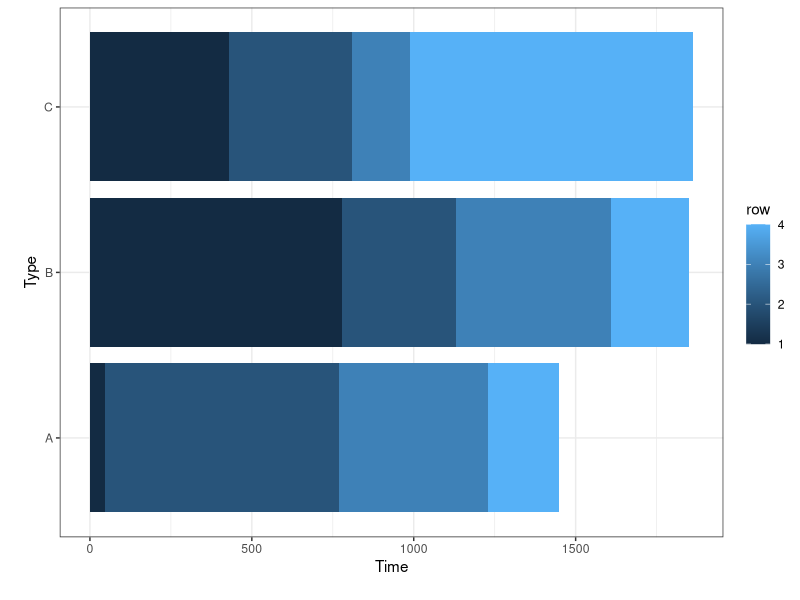
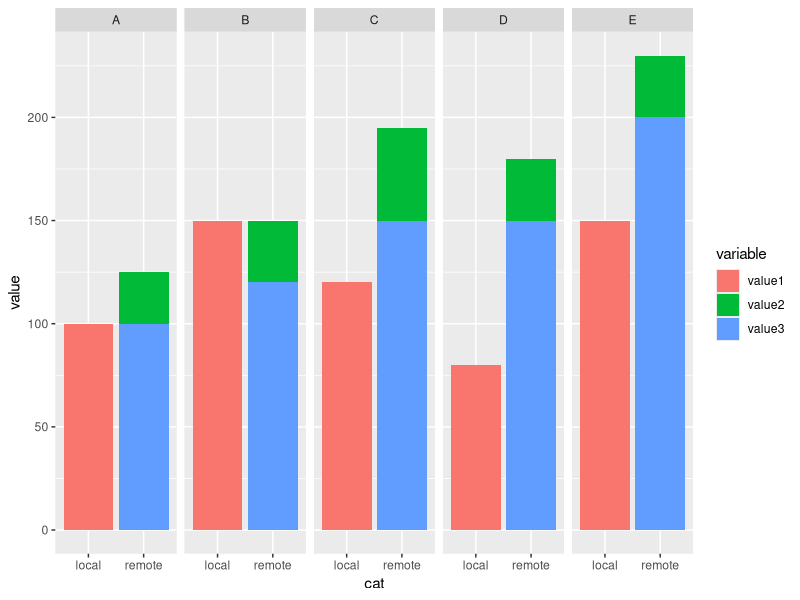
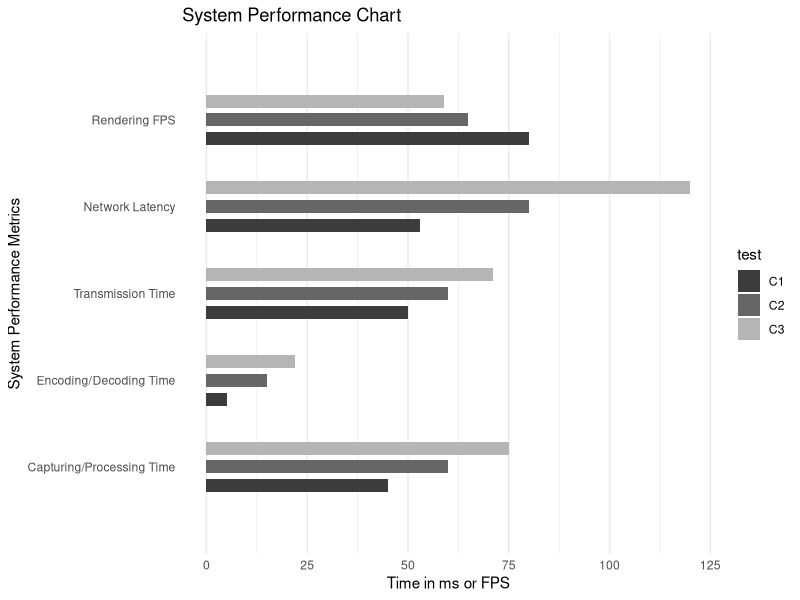
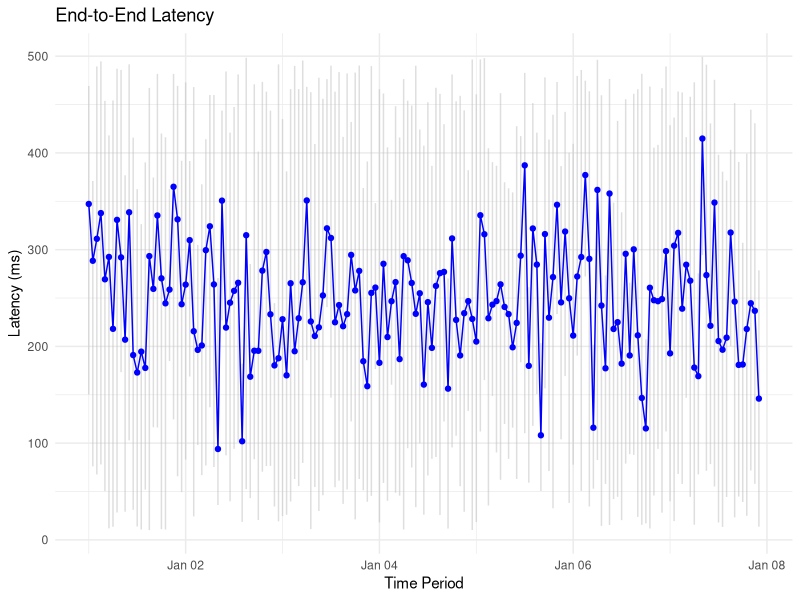
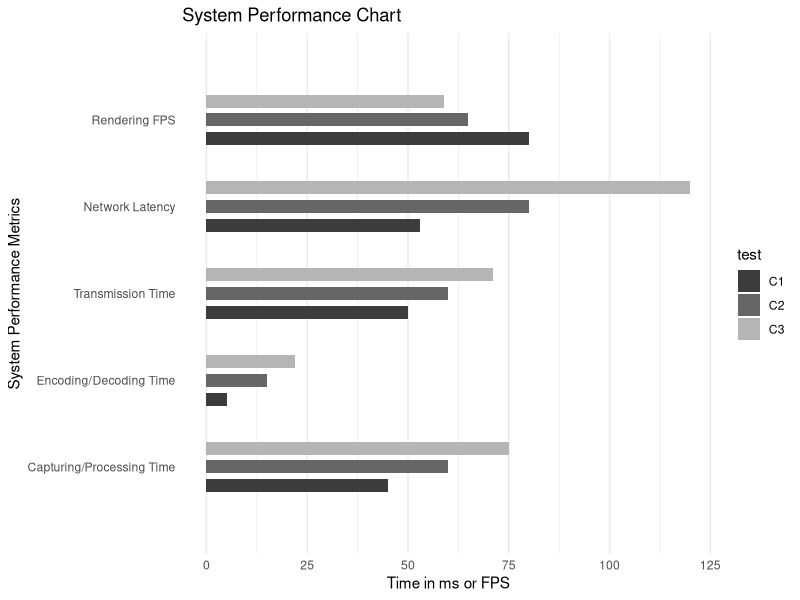

These figures' R source, in order:
library(reshape2)
library(ggplot2)

dat <- read.table(text = "A   B   C
1 48 780 431
2 720 350 377
3 460 480 179
4 220 240 876", header = TRUE)


dat$row <- seq_len(nrow(dat))
dat2 <- melt(dat, id.vars = "row")


ggplot(dat2, aes(x = variable, y = value, fill = row)) + 
  geom_bar(stat = "identity") +
  xlab("\nType") +
  ylab("Time\n") +
  coord_flip() +
  theme_bw()



test  <- data.frame(person=c("A", "B", "C", "D", "E"), 
                    value1=c(100,150,120,80,150),     
                    value2=c(25,30,45,30,30) , 
                    value3=c(100,120,150,150,200)) 
melted <- melt(test, "person")

melted$cat <- ''
melted[melted$variable == 'value1',]$cat <- "local"
melted[melted$variable != 'value1',]$cat <- "remote"

ggplot(melted, aes(x = cat, y = value, fill = variable)) + 
  geom_bar(stat = 'identity', position = 'stack') + facet_grid(~ person)




library(ggplot2)
library(dplyr)

# Set up the data
metrics <- c('Capturing/Processing Time', 'Encoding/Decoding Time', 'Transmission Time', 'Network Latency', 'Rendering FPS')
values <- list(c(45, 5, 50, 53, 80), c(60, 15, 60, 80, 65), c(75, 22, 71, 120, 59))

# Set up custom sorting order
custom_order <- c('Capturing/Processing Time', 
                  'Encoding/Decoding Time', 
                  'Transmission Time', 
                  'Network Latency',
                  'Rendering FPS')

# Create a data frame
data <- data.frame(metric = factor(rep(metrics, 3), levels = custom_order),
                   value = unlist(values),
                   test = rep(c("C1", "C2", "C3"), each = length(metrics)))

# Create the chart
ggplot(data, aes(x = value, y = metric, fill = test)) +
  geom_col(position = position_dodge(width = .65), width = .45) +
  scale_y_discrete(expand = c(0, 1)) +
  scale_fill_manual(values = c("#3c3c3c", "#666666", "#B5B5B5")) +
  labs(title = "System Performance Chart", x = "Time in ms or FPS", y = "System Performance Metrics") +
  theme_minimal() +
  theme(axis.line = element_blank(),
        panel.grid.major.y = element_blank(),
        panel.grid.minor.y = element_blank())



# Save the chart as a PDF file
ggsave("out/performance.pdf", width = 10, height = 7, unit = "in", dpi = 300)




# Load required libraries
library(ggplot2)
library(dplyr)
library(lubridate)

# Generate sample data
set.seed(42)
sample_size <- 1000
timestamps <- seq(from = as.POSIXct("2023-01-01 00:00:00"), by = "10 min", length.out = sample_size)
latencies <- runif(sample_size, min = 10, max = 500)

data <- data.frame(timestamp = timestamps, latency = latencies)

# Convert the timestamp column to a proper date-time format
data$timestamp <- as.POSIXct(data$timestamp, format="%Y-%m-%d %H:%M:%S")

# Calculate the average, minimum, and maximum latency per time period (e.g., per hour)
latency_summary_data <- data %>%
  group_by(time_period = floor_date(timestamp, "hour")) %>%
  summarise(avg_latency = mean(latency, na.rm = TRUE),
            min_latency = min(latency, na.rm = TRUE),
            max_latency = max(latency, na.rm = TRUE))

# Create the combined latency chart using ggplot2
ggplot() +
  geom_linerange(data = latency_summary_data, aes(x = time_period, ymin = min_latency, ymax = max_latency), color = "gray", alpha = 0.5) +
  geom_line(data = latency_summary_data, aes(x = time_period, y = avg_latency), color = "blue") +
  geom_point(data = latency_summary_data, aes(x = time_period, y = avg_latency), color = "blue") +
  labs(title = "End-to-End Latency",
       x = "Time Period",
       y = "Latency (ms)") +
  theme_minimal()

